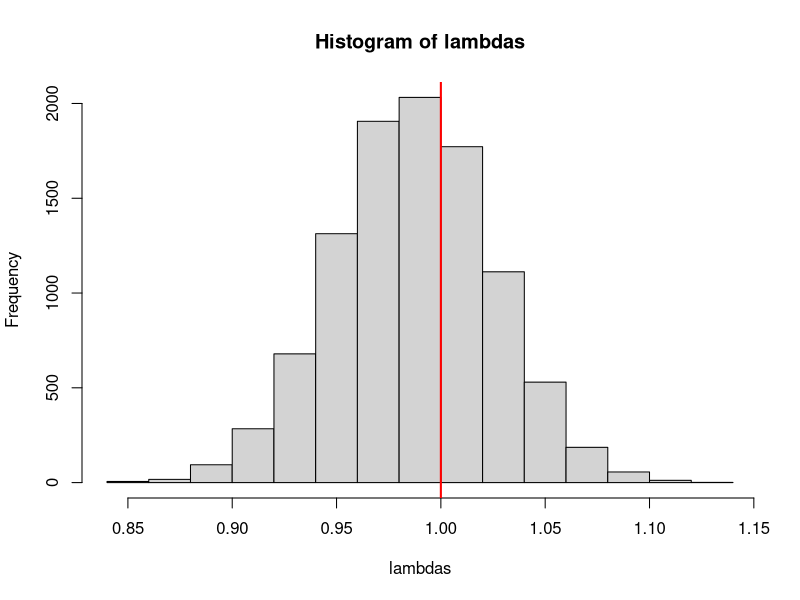

Here is the R script that generated this plot:
# Matrix operations in R, part 2: Matrix_illustrations_2.R

# ----------------------------------------------------------------------------
#    Deterministic Lefkovich Matrix for Northern Spotted Owls
# ----------------------------------------------------------------------------

J_Fecund <- 0.09
S_Fecund <- 0.20
A_Fecund <- 0.33

J_Surv <- 0.325
S_Surv <- 0.857
A_Surv <- 0.876

NSO <- matrix(data=c(J_Fecund, S_Fecund, A_Fecund, 
                       J_Surv,        0,        0,
                            0,   S_Surv,  A_Surv), byrow=T, nrow=3, ncol=3)

Lambda_eigen <- eigen(NSO)
Re(Lambda_eigen$values[1])

# original lambda: 0.987

### Sensitivities

# Add 0.1 (or any small constant) to each vital rate individually, then recompute lambda

constant <- 0.1

# Start by increasing J_Fecund ; leave the other values unchanged

J_Fecund <- 0.09 + constant
S_Fecund <- 0.20
A_Fecund <- 0.33

J_Surv <- 0.325
S_Surv <- 0.857
A_Surv <- 0.876

new <- matrix(data=c(J_Fecund, S_Fecund, A_Fecund, 
                       J_Surv,        0,        0,
                            0,   S_Surv,   A_Surv), byrow=T, nrow=3, ncol=3)

lambda_eigen <- eigen(new)
Re(lambda_eigen$values[1])

# Go back and repeat for each non-zero value in the original matrix

# original lambda:  0.987

# J_Fecund: 0.09 to 0.19 =   0.999
# S_Fecund: 0.20 to 0.30 =   0.991
# A_Fecund: 0.33 to 0.43 =   1.013
# J_Surv:   0.325 to 0.425 = 1.016
# S_Surv:   0.857 to 0.957 = 0.998
# A_Surv:   0.876 to 0.976 = 1.069


# ----------------------------------------------------------------------------
#    Optional: Stochastic Lefkovich Matrix for NSO
# ----------------------------------------------------------------------------

# How might we do that?  

# 1. define mean values for each parameter (same values as above)

 J_Fecund <- 0.09  
 S_Fecund <- 0.20  
 A_Fecund <- 0.33  

 J_Surv <- 0.325
 S_Surv <- 0.857
 A_Surv <- 0.876

# 2. define expected variation in each parameter as a standard deviation

 J_F_SD <- 0.03
 S_F_SD <- 0.05
 A_F_SD <- 0.04

 J_S_SD <- 0.09
 S_S_SD <- 0.05
 A_S_SD <- 0.03

# 3. establish the number of runs and create a vector to hold lambda estimates

 n_runs  <- 10000
 lambdas <- numeric(n_runs)  

# 4. create stochastic values for each parameter for each run and save as a vector

 J_F_v <- rnorm(n_runs,J_Fecund,J_F_SD)
 S_F_v <- rnorm(n_runs,S_Fecund,S_F_SD)
 A_F_v <- rnorm(n_runs,A_Fecund,A_F_SD)

 J_S_v <- rnorm(n_runs,J_Surv,J_S_SD)
 S_S_v <- rnorm(n_runs,S_Surv,S_S_SD)
 A_S_v <- rnorm(n_runs,A_Surv,A_S_SD)

 head(A_F_v) # check a few values for one fecundity vector
 head(A_S_v) # for one survival vector

# 5. estimate lambda for each run by looping from 1 to n_runs 

 for (i in 1:n_runs) {
     NSO <- matrix(data=c(J_F_v[i], S_F_v[i], A_F_v[i], 
                          J_S_v[i],        0,        0,
                                 0, S_S_v[i], A_S_v[i]), byrow=T, nrow=3, ncol=3)
     lambda_eigen <- eigen(NSO)
     lambdas[i] <- Re(lambda_eigen$values[1])   # save the real part of lambda
     }

hist(lambdas)
abline(v=1, col='red', lwd=2) # draw a vertical line in red at lambda=1
summary(lambdas)

# proportion of lambdas >= 1.0 (= probability of the population persisting)

sum(lambdas >= 1) / length(lambdas) 
